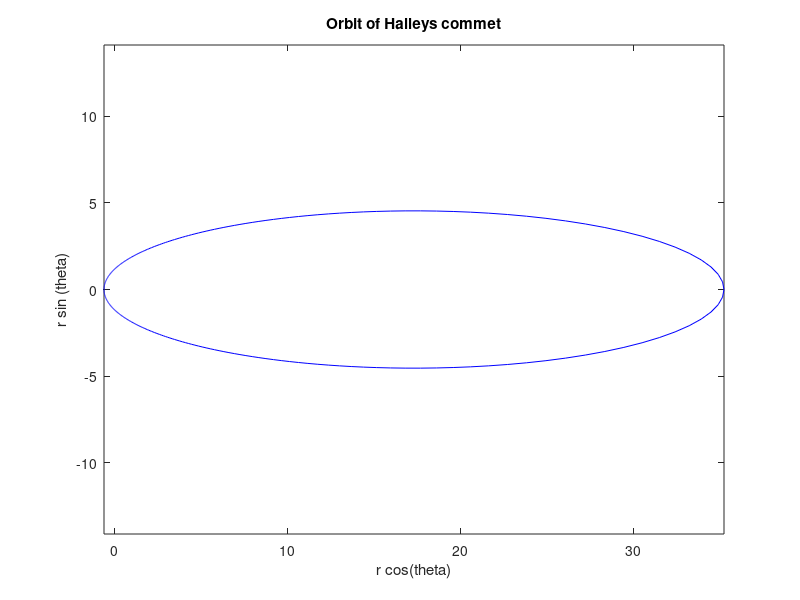

This figure's MATLAB source:
%{
    Name: Cleophas Kalekem
    Date: 2/24/2017
%}

%Q1: A program that draws the orbit of Halley's Comet and the earth
%(assumes that the earth is circular)

%formula = r a(1 - e^2)/(1- cos theta)

%Initialize the constants

%value of a
a = 17.9;

%value of eccentricity, e
e = 0.967276;

%the value of theta
range = 500;
theta = 0:2*pi/range:2*pi;

%the value of variable r
r = a*(1-e^2)./(1-e*cos(theta));

%the values of x-axes
x = r.*cos(theta);

%the values of y-cordinates
y = r.*sin(theta);

%plot the polar figure ranging from 0 to 2*pi
%the figure assumes that the earth is circular
%since we are plotting an elliptical figure, we add 'axis equal'
%at the end of the program
plot(x, y, 'b');
xlabel('r cos(theta)');
ylabel ('r sin (theta)');
title('Orbit of Halleys commet');
axis equal;













